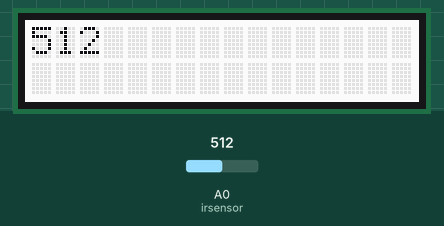
This sketch was run on a simulated Arduino Uno, built with avr-gcc and run on an emulated ATmega328P. Shown: 16×2 character LCD. Inputs (shaded band) come from the test bench; at power-on: A0 (irsensor) = 512.

Above: at 1.2 s.
1.3 s: A0 (irsensor) set to 716
At 2.7 s:
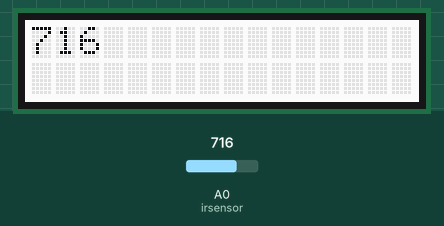
3.1 s: A0 (irsensor) set to 900
At 4.4 s:
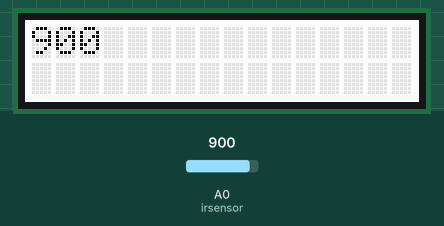
4.7 s: A0 (irsensor) set to 1023
At 6.2 s:
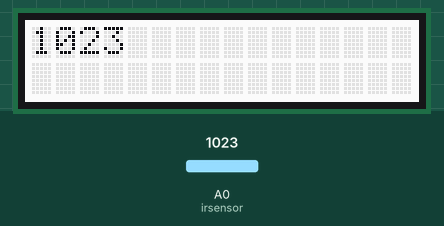
Timing chart, 0 to 7.7 s (numbered marks = the images above; inputs shaded):
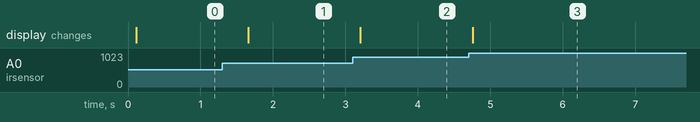

The sketch:

IR.ino
```cpp
#include "PWM.h"
#include <Wire.h>
#include "rgb_lcd.h"

#define irsensor A0
unsigned int ir_value;

rgb_lcd lcd;

void setup() {
  //LCD Initialization
  lcd.begin(16, 2);               // set up the LCD's number of columns and rows:
  lcd.print("Dispensing:Sugar");  // Print a message to the LCD.
  lcd.setCursor(0, 1);            // Move cursor to second line
  lcd.print("Dispensing:Sugar");  // Print on second line
  lcd.display();
  pinMode(irsensor, INPUT); //declare pin A0 as input

}

void loop() {
  // put your main code here, to run repeatedly:
  float sample1 = 0;
  ir_value = analogRead(irsensor);      //take reading from sensor

  for (int i = 1; i < 10; i++)
  {
    sample1 = analogRead(irsensor);
    ir_value = ir_value + sample1;
    delay(1);
  }
  ir_value = ir_value / 10;

  lcd.clear();
  lcd.print(ir_value);
  delay(500);
}
```

Measured:
- after the input at 1.3 s, the display: changes after 0.36 s (image 1)
- after the input at 3.1 s, the display: changes after 0.11 s (image 2)
- after the input at 4.7 s, the display: changes after 0.06 s (image 3)
